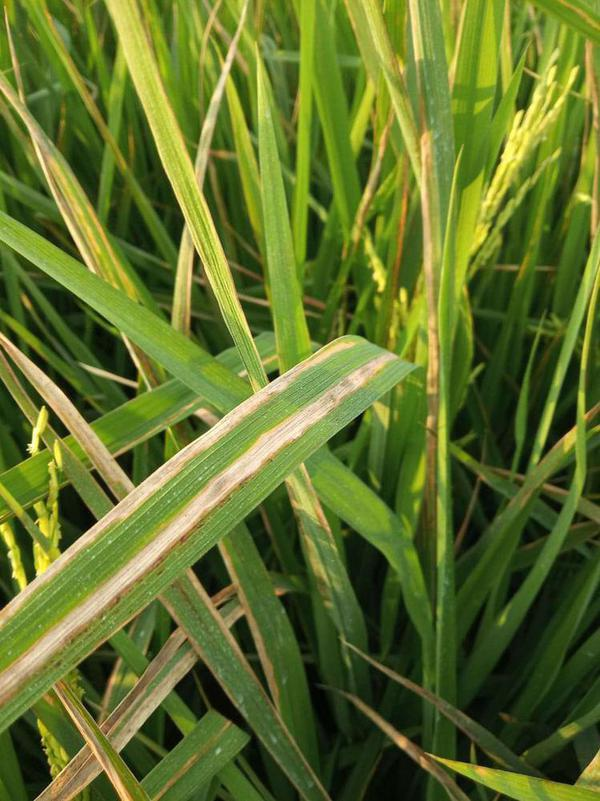
#> input picture src/assets/RiceLeafDiseases(Future Expansion)/q1.jpg, 600 x 801 px; its folder holds only this picture in this run
$ python extract_features.py
#> lines starting #> are read from the running program, lines starting #| are printed output that depends on the picture; after the words box and inside, x2 and y2 are one past the last pixel; in counts of white or black regions, pixels touching at a corner belong together
import json, os, cv2, numpy as np
from pathlib import Path
from sklearn.preprocessing import StandardScaler

ASSETS_DIR = Path(__file__).resolve().parent.parent / "src" / "assets"

CATEGORY_MAP = {
    "healthyriceleaf": "Healthy",
    "nitrogendeficiency": "Nitrogen Deficiency",
    "phosphorusdeficiency": "Phosphorus Deficiency",
    "potassiumdeficiency": "Potassium Deficiency",
    "riceleafdiseases": "Rice Leaf Diseases",
}

def extract_features(image: np.ndarray) -> list:
    hsv = cv2.cvtColor(image, cv2.COLOR_BGR2HSV)
    h, s, v = cv2.split(hsv)

    hist_h = cv2.calcHist([h], [0], None, [32], [0, 180]).flatten()
    hist_s = cv2.calcHist([s], [0], None, [32], [0, 256]).flatten()
    hist_v = cv2.calcHist([v], [0], None, [32], [0, 256]).flatten()

    hist_h = hist_h / (hist_h.sum() + 1e-8)
    hist_s = hist_s / (hist_s.sum() + 1e-8)
    hist_v = hist_v / (hist_v.sum() + 1e-8)

    gray = cv2.cvtColor(image, cv2.COLOR_BGR2GRAY)
    edges = cv2.Canny(gray, 50, 150)
    edge_density = float(edges.mean())

    mean_h, mean_s, mean_v = float(h.mean()), float(s.mean()), float(v.mean())
    std_h, std_s, std_v = float(h.std()), float(s.std()), float(v.std())

    return np.concatenate([
        hist_h, hist_s, hist_v,
        [edge_density],
        [mean_h, mean_s, mean_v, std_h, std_s, std_v],
    ]).tolist()

features = []
labels = []

for folder_name in os.listdir(ASSETS_DIR):
    folder_path = ASSETS_DIR / folder_name
    if not folder_path.is_dir():
        continue

    label = None
    for key, val in CATEGORY_MAP.items():
        if key.lower() in folder_name.lower().replace(" ", "").replace("-", "").replace("_", ""):
            label = val
            break
    if label is None:
        continue

    for file_name in os.listdir(folder_path):
        if not file_name.lower().endswith((".jpg", ".jpeg", ".png", ".webp", ".bmp")):
            continue
        img_path = folder_path / file_name
        img = cv2.imread(str(img_path))
#> img is the input picture: shape (801, 600, 3); mean B, G, R 43.1, 113.9, 97
        if img is None:
            continue
        img = cv2.resize(img, (224, 224))
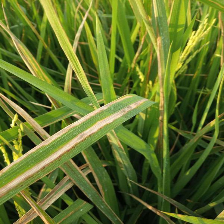
#> img: shape (224, 224, 3); mean B, G, R 43, 113.8, 96.9
        feat = extract_features(img)
#> in extract_features, `hsv = cv2.cvtColor(image, cv2.COLOR_BGR2HSV)`: hsv: shape (224, 224, 3); mean H, S, V 39.2, 166.9, 116.2
#> in extract_features, `h, s, v = cv2.split(hsv)`:
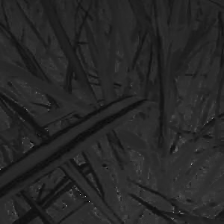
#> h: shape (224, 224); min 0, max 170, mean 39.2
#> in extract_features, `h, s, v = cv2.split(hsv)`:
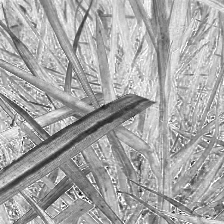
#> s: shape (224, 224); min 0, max 255, mean 166.9
#> in extract_features, `h, s, v = cv2.split(hsv)`:
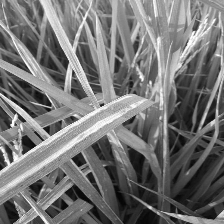
#> v: shape (224, 224); min 4, max 255, mean 116.2
#> in extract_features, `hist_h = cv2.calcHist([h], [0], None, [32], [0, 180]).flatten()`: hist_h = 32 values, max 13138 at index 7, min 0 at index 19, mean 1568
#> in extract_features, `hist_s = cv2.calcHist([s], [0], None, [32], [0, 256]).flatten()`: hist_s = 32 values, max 3767 at index 21, min 1 at index 0, mean 1568
#> in extract_features, `hist_v = cv2.calcHist([v], [0], None, [32], [0, 256]).flatten()`: hist_v = 32 values, max 2465 at index 18, min 49 at index 0, mean 1568
#> in extract_features, `hist_h = hist_h / (hist_h.sum() + 1e-8)`: hist_h = 32 values, max 0.262 at index 7, min 0 at index 19, mean 0.0312
#> in extract_features, `hist_s = hist_s / (hist_s.sum() + 1e-8)`: hist_s = 32 values, max 0.0751 at index 21, min 1.99e-05 at index 0, mean 0.0312
#> in extract_features, `hist_v = hist_v / (hist_v.sum() + 1e-8)`: hist_v = 32 values, max 0.0491 at index 18, min 0.000977 at index 0, mean 0.0312
#> in extract_features, `gray = cv2.cvtColor(image, cv2.COLOR_BGR2GRAY)`:
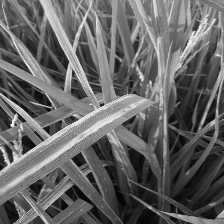
#> gray: shape (224, 224); min 2, max 249, mean 100.7
#> in extract_features, `edges = cv2.Canny(gray, 50, 150)`:
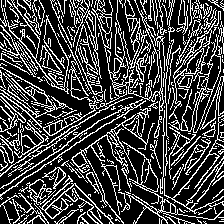
#> edges: shape (224, 224); 26.3% white in thin lines or dots
#> in extract_features, `edge_density = float(edges.mean())`: edge_density = 67
#> in extract_features, `mean_h, mean_s, mean_v = float(h.mean()), float(s.mean()), float(v.mea..`: mean_h = 39.19; mean_s = 166.9; mean_v = 116.2
#> in extract_features, `std_h, std_s, std_v = float(h.std()), float(s.std()), float(v.std())`: std_h = 9.23; std_s = 40.05; std_v = 57.45
#> feat = 103 values, max 166.9 at index 98, min 0 at index 19, mean 4.84
        features.append(feat)
        labels.append(label)
        print(f"  {label}: {file_name}")
#> pass 2 of the loop `for folder_name in os.listdir(ASSETS_DIR):`:
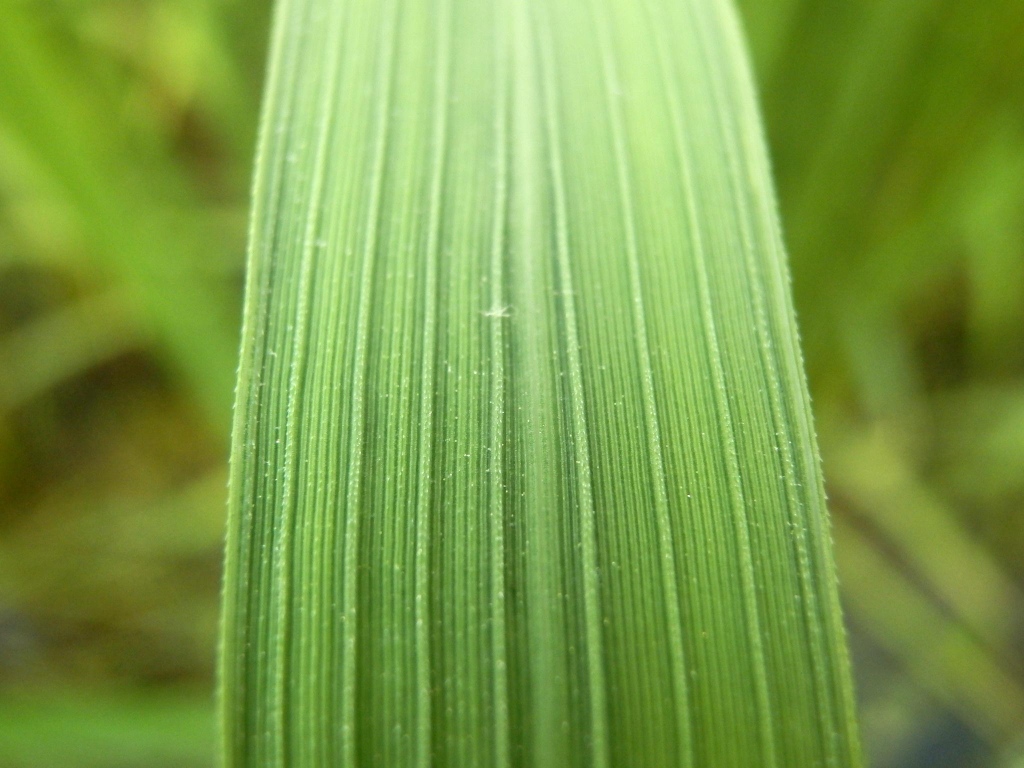
#> input picture src/assets/healthyriceleaf/1.jpg, 2048 x 1536 px (shown at 1/2 size)
#> img is the input picture: shape (1536, 2048, 3); mean B, G, R 70.5, 157.6, 123.2
#> img: shape (224, 224, 3)
#> hsv: shape (224, 224, 3); mean H, S, V 42, 150.9, 157.6
#> in extract_features (call 2), `h, s, v = cv2.split(hsv)`:
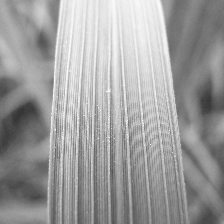
#> v: shape (224, 224); min 50, max 255, mean 157.6
#> in extract_features (call 2), `hist_h = cv2.calcHist([h], [0], None, [32], [0, 180]).flatten()`: hist_h = 32 values, max 21211 at index 8, min 0 at index 0, mean 1568
#> in extract_features (call 2), `hist_s = cv2.calcHist([s], [0], None, [32], [0, 256]).flatten()`: hist_s = 32 values, max 3278 at index 21, min 0 at index 0, mean 1568
#> in extract_features (call 2), `hist_v = cv2.calcHist([v], [0], None, [32], [0, 256]).flatten()`: hist_v = 32 values, max 4037 at index 14, min 0 at index 0, mean 1568
#> in extract_features (call 2), `hist_h = hist_h / (hist_h.sum() + 1e-8)`: hist_h = 32 values, max 0.423 at index 8, min 0 at index 0, mean 0.0312
#> in extract_features (call 2), `hist_s = hist_s / (hist_s.sum() + 1e-8)`: hist_s = 32 values, max 0.0653 at index 21, min 0 at index 0, mean 0.0312
#> in extract_features (call 2), `hist_v = hist_v / (hist_v.sum() + 1e-8)`: hist_v = 32 values, max 0.0805 at index 14, min 0 at index 0, mean 0.0312
#> in extract_features (call 2), `edges = cv2.Canny(gray, 50, 150)`:
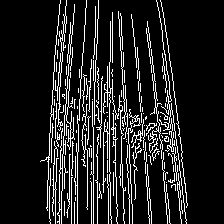
#> edges: shape (224, 224); 12.6% white in thin lines or dots, all inside (x1, y1, x2, y2) = (40, 0, 188, 224)
#> edge_density = 32.22
#> mean_h = 41.97; mean_s = 150.9; mean_v = 157.6
#> std_h = 5.43; std_s = 45.78; std_v = 44.77
#> feat = 103 values, max 157.6 at index 99, min 0 at index 0, mean 4.68

features = np.array(features, dtype=np.float32)
scaler = StandardScaler()
scaler.fit(features)
features_scaled = scaler.transform(features)

output = {
    "features": features_scaled.tolist(),
    "labels": labels,
    "scaler_mean": scaler.mean_.tolist(),
    "scaler_scale": scaler.scale_.tolist(),
    "label_to_idx": {l: i for i, l in enumerate(sorted(set(labels)))},
}

output_path = Path(__file__).resolve().parent / "reference_features.json"
with open(output_path, "w") as f:
    json.dump(output, f)

print(f"\nSaved {len(features)} samples to {output_path}")
#| Saved 2 samples to backend/reference_features.json
print(f"Labels: {sorted(set(labels))}")
#| Labels: ['Healthy', 'Rice Leaf Diseases']
